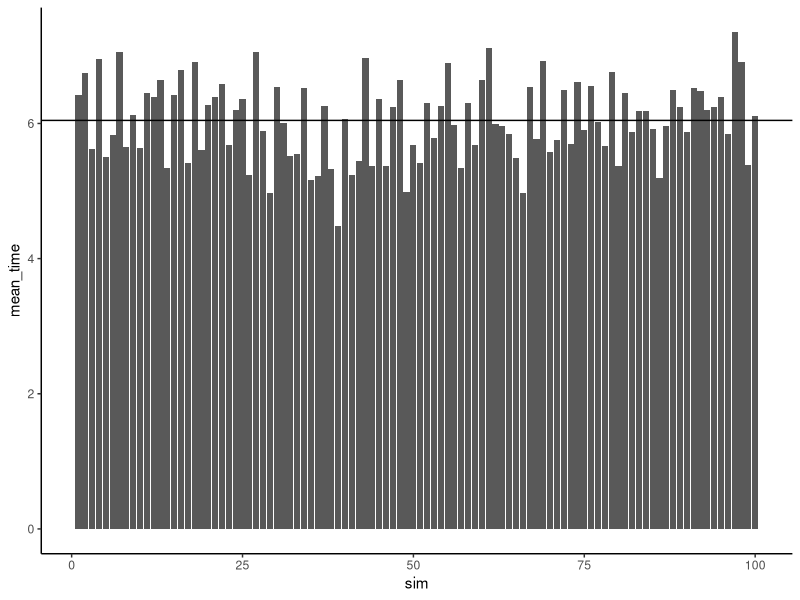
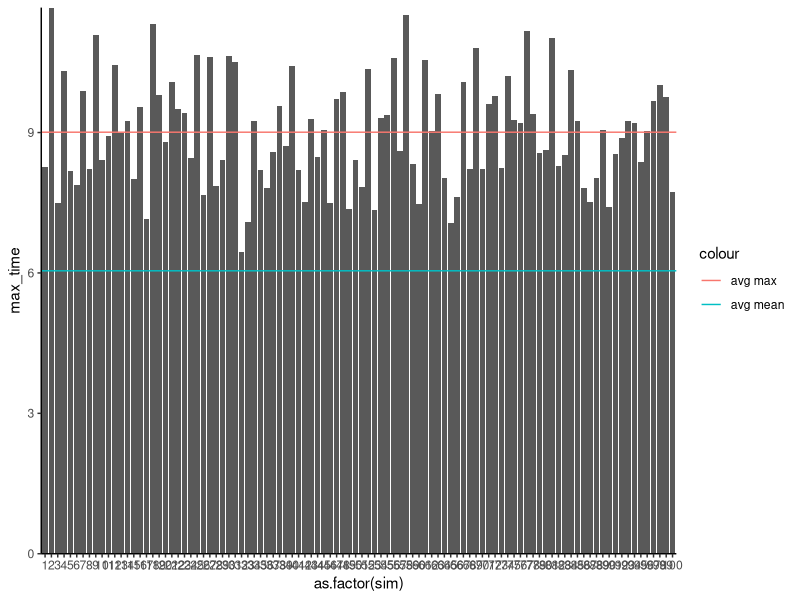
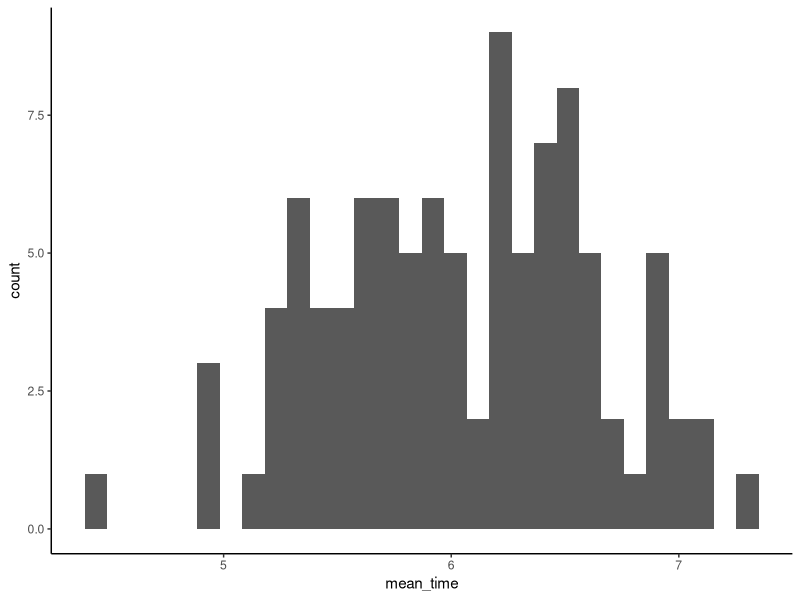
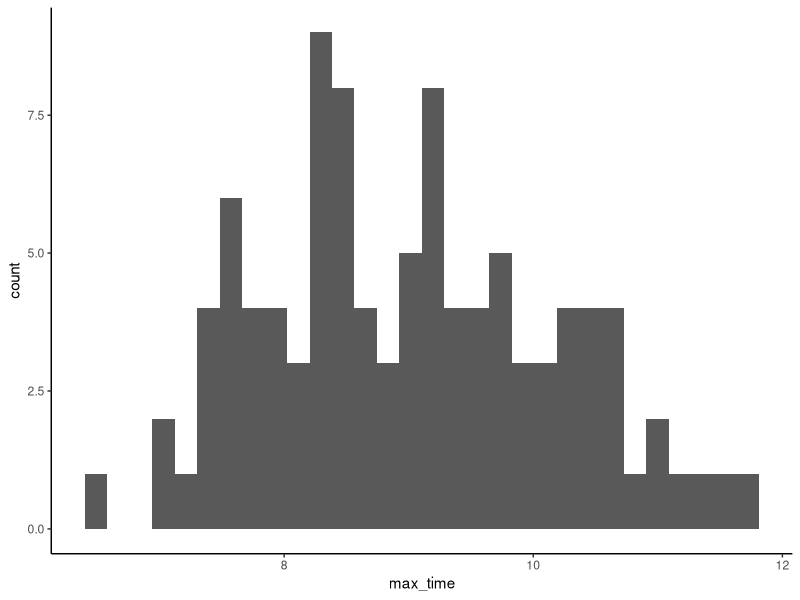
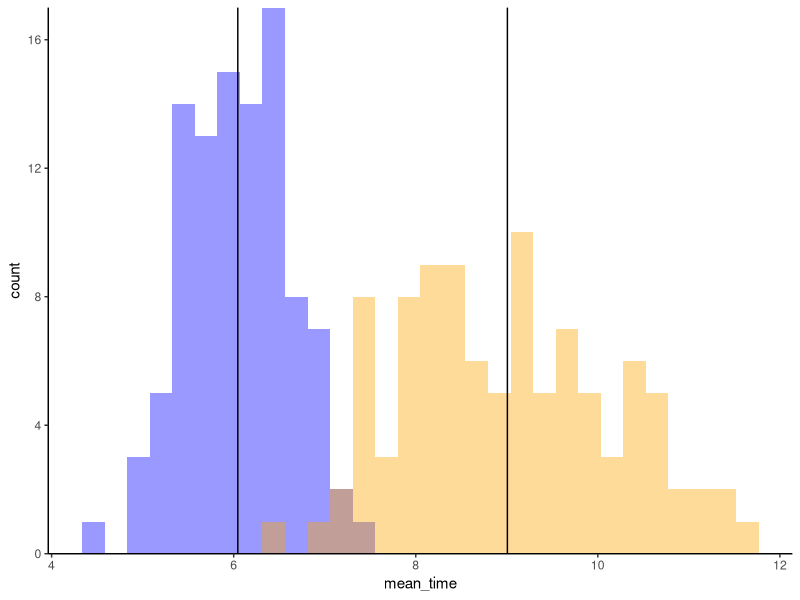

Here is the R script that generated these plots, in order:
## Simulation example: software development times

## Scenario:
## 10 parts to a software application
## each developed independently, in parallel
## each takes on ave 6 months to build
## question: what is expected time of completion for the whole application?

## common sense says 6 months (expected time, based on averages of each component)

## actual completion time is based on the longest of the 10 parts
## so the expected total completion is the expected LONGEST time for any part

## MODEL the PROCESS with SIMULATION
library(tidyverse)
library(scales)

## parameters for distribution of software dev time
## normal dist with mean software dev time and std dev as below
msdt <- 6
sdsdt <- 2

## 10 software components: software dev time example
sdte <- rnorm(n=10, mean=msdt, sd=sdsdt)
sdte
## mean of example above
mean(sdte)
## max of example above - this will be the actual total completion time
max(sdte)

## Running simulation multiple times will provide estimate of 
## expected total time, based on max

## need data frame with each software component in cols

## first, data frame with components in rows
df_sdt <- data.frame(sc=c(1:10),
                     sdt=sdte)
### end example ////////////

### SIMULATIONS
## use loop for multiple simulation examples
df_sdtall <- data.frame()
msdt <- 6
sdsdt <- 2
parts <- 10
sims <- 100
for(s in 1:sims){
  sdte <- rnorm(n=10, mean=msdt, sd=sdsdt)
  
  df_sdt <- data.frame(sim=s,
                       sc=c(1:parts),
                       sdt=rnorm(n=parts, mean=msdt, sd=sdsdt))
  df_sdtall <- bind_rows(df_sdtall, df_sdt)
}

## summary stats by sim
df_sdtsim <- df_sdtall %>% group_by(sim) %>% summarize(mean_time=mean(sdt),
                                                    max_time=max(sdt))

## chart for mean
ggplot(df_sdtsim, aes(x=sim, y=mean_time))+geom_col()+
  geom_hline(yintercept=mean(df_sdtsim$mean_time))+theme_classic()

## chart for max
ggplot(df_sdtsim, aes(x=as.factor(sim), y=max_time))+geom_col()+
  geom_hline(aes(yintercept=mean(df_sdtsim$max_time), color='avg max'))+
  geom_hline(aes(yintercept=mean(df_sdtsim$mean_time), color='avg mean'))+
  scale_y_continuous(expand=c(0,0))+
  theme_classic()

## histograms for mean and max
ggplot(df_sdtsim, aes(x=mean_time))+geom_histogram()+theme_classic()
ggplot(df_sdtsim, aes(x=max_time))+geom_histogram()+theme_classic()

## combined histogram
ggplot(df_sdtsim, aes(x=mean_time))+geom_histogram(fill='blue', alpha=0.4)+
  geom_histogram(aes(x=max_time), fill='orange', alpha=0.4)+
  geom_vline(xintercept=mean(df_sdtsim$mean_time))+
  geom_vline(xintercept = mean(df_sdtsim$max_time))+
  scale_y_continuous(expand=c(0,0))+
  theme_classic()